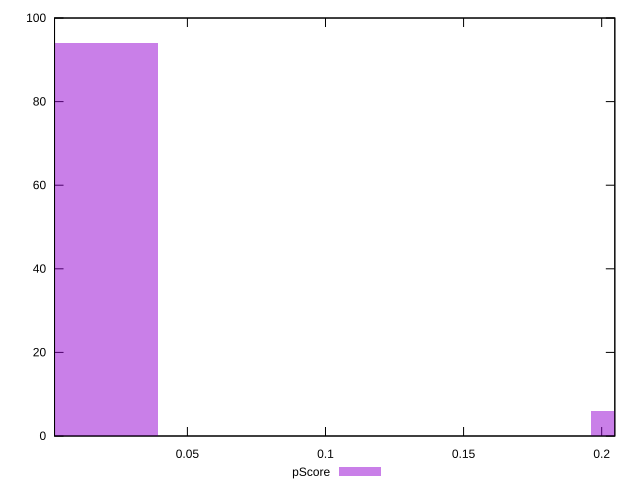

The script that saved this image:
reset

$pScore <<EOF
0 94
0.23536632315971354 6
EOF

set key outside below
set boxwidth 0.07845544105323785
set xrange [0.0018974147508046824:0.2047569218238503]
set yrange [0:100]
set trange [0:100]
set style fill transparent solid 0.5 noborder
set terminal svg size 640, 490 enhanced background rgb 'white'
set output "report_00017_2021-02-10T15-08-03.406Z/cumulative-layout-shift/samples/pages+cached/pScore/histogram.svg"

plot $pScore title "pScore" with boxes

reset
